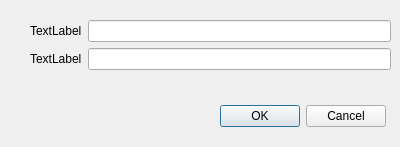
<?xml version="1.0" encoding="UTF-8"?>
<ui version="4.0">
 <class>EditDialog</class>
 <widget class="QDialog" name="EditDialog">
  <property name="geometry">
   <rect>
    <x>0</x>
    <y>0</y>
    <width>400</width>
    <height>147</height>
   </rect>
  </property>
  <property name="windowTitle">
   <string>Dialog</string>
  </property>
  <widget class="QDialogButtonBox" name="buttonBox">
   <property name="geometry">
    <rect>
     <x>31</x>
     <y>100</y>
     <width>355</width>
     <height>32</height>
    </rect>
   </property>
   <property name="orientation">
    <enum>Qt::Horizontal</enum>
   </property>
   <property name="standardButtons">
    <set>QDialogButtonBox::Cancel|QDialogButtonBox::Ok</set>
   </property>
  </widget>
  <widget class="QWidget" name="">
   <property name="geometry">
    <rect>
     <x>30</x>
     <y>20</y>
     <width>361</width>
     <height>52</height>
    </rect>
   </property>
   <layout class="QGridLayout" name="gridLayout">
    <item row="0" column="0">
     <widget class="QLabel" name="label">
      <property name="text">
       <string>TextLabel</string>
      </property>
     </widget>
    </item>
    <item row="0" column="1">
     <widget class="QLineEdit" name="nameEdit"/>
    </item>
    <item row="1" column="0">
     <widget class="QLabel" name="label_2">
      <property name="text">
       <string>TextLabel</string>
      </property>
     </widget>
    </item>
    <item row="1" column="1">
     <widget class="QLineEdit" name="numberEdit"/>
    </item>
   </layout>
  </widget>
 </widget>
 <tabstops>
  <tabstop>nameEdit</tabstop>
  <tabstop>numberEdit</tabstop>
 </tabstops>
 <resources/>
 <connections>
  <connection>
   <sender>buttonBox</sender>
   <signal>accepted()</signal>
   <receiver>EditDialog</receiver>
   <slot>accept()</slot>
   <hints>
    <hint type="sourcelabel">
     <x>248</x>
     <y>254</y>
    </hint>
    <hint type="destinationlabel">
     <x>157</x>
     <y>274</y>
    </hint>
   </hints>
  </connection>
  <connection>
   <sender>buttonBox</sender>
   <signal>rejected()</signal>
   <receiver>EditDialog</receiver>
   <slot>reject()</slot>
   <hints>
    <hint type="sourcelabel">
     <x>316</x>
     <y>260</y>
    </hint>
    <hint type="destinationlabel">
     <x>286</x>
     <y>274</y>
    </hint>
   </hints>
  </connection>
 </connections>
</ui>
